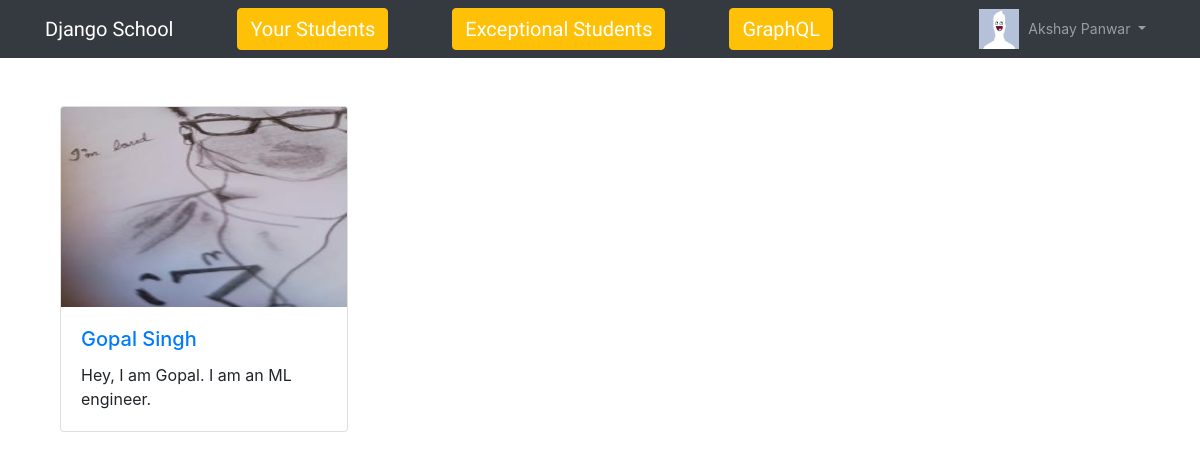
/stars/ (signed in), run on an earlier commit of the app's database.
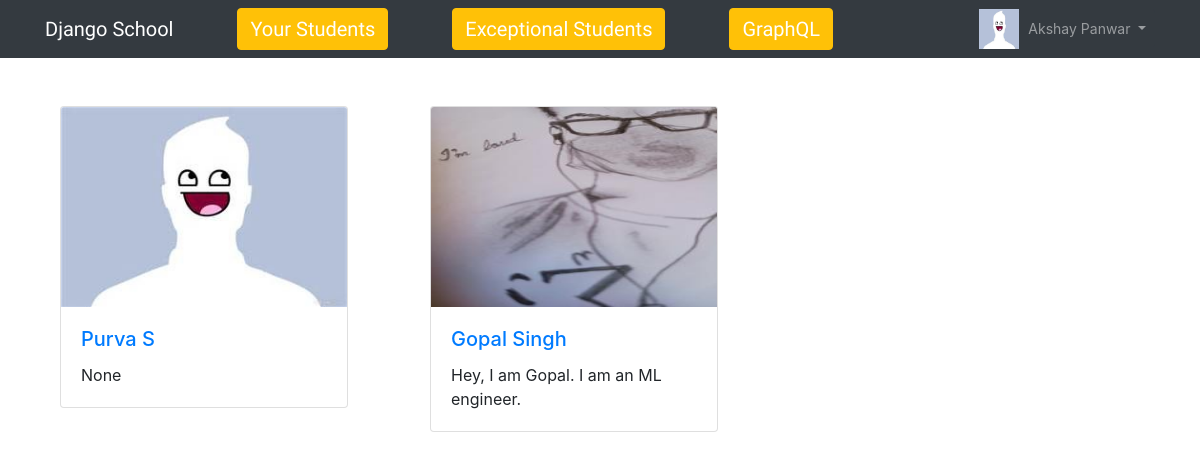
And on a later commit of the database.
### app/models.py (models this page shows, shortened)
class Student(models.Model):
    user = models.OneToOneField(User, on_delete=models.CASCADE, null=True)
    star_students = models.ForeignKey('Teacher', related_name='star_students', on_delete=models.CASCADE, null=True)
    class Meta:
        ordering = ['-id']

class User(AbstractUser):
    is_teacher = models.BooleanField(default=False)
    is_student = models.BooleanField(default=False)

class Profile(models.Model):
    user = models.OneToOneField(User, on_delete=models.CASCADE)
    image = models.ImageField(default='default.jpg', upload_to='profile_pics')
    about = models.TextField(max_length=2000, null=True, blank=True)

### app/views.py (the view)
# urls.py: path('stars/', views.StarStudentListView.as_view(), name='star_students'),
class StarStudentListView(ListView):
    model = Teacher
    template_name = 'app/star_students.html'
    def get_context_data(self,*args,  **kwargs):
        context = super().get_context_data(**kwargs)
        teacher = Teacher.objects.get(user=self.request.user)
        students = teacher.star_students.all()
        if students is not None:
            context['students'] = students
            return context
        else:
            context['no_data'] = "No data available"
            return context

### templates/app/star_students.html
{% extends 'base.html' %}
{% block content %}
<div class='container-fluid mt-5'>
    <div class='row'>
        {% for student in students %}
        <div class='col-xs-12 col-md-4 col-sm-2 gray'>
          <div class="card" style="width: 18rem;">
            <img src="{{ student.user.profile.image.url }}" class="card-img-top" alt="{{ student.user.get_full_name }}" height=200 width=40>
            <div class="card-body">
              <h5 class="card-title">
                <a href="{% url 'app:profile_detail_student' student.user.id %}">{{ student.user.get_full_name }}</a>
              </h5>
              <p class="card-text">{{ student.user.profile.about }}</p>
            </div>
          </div>
        </div>
        {% endfor %}
    </div>
</div>
{% endblock %}

What changed in the data, as far as the page shows it:
added Student: user.profile.image (placeholder picture), user.get_full_name "Purva S", user.profile.about "None"
